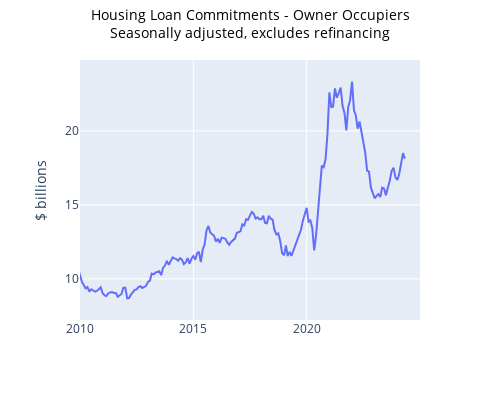

Notebook cell for this chart:
### Code cell
startDateExample = datetime(2010, 1, 1)
endDateExample = datetime(2024, 12, 31)
seriesToGraph = 'A108268693J'

graph_series_abs(seriesToGraph, dataSetLF, startDateExample, \
                 endDateExample,1, metaDataDict, graphTitle = 'Housing Loan Commitments - Owner Occupiers', \
                 graphSubtitle = 'Seasonally adjusted, excludes refinancing')

### Figure 1 — Plotly figure (JSON) as saved in the notebook; plotly's stock layout.template omitted (floating-point values rounded to 4 significant figures; data arrays with more than 128 entries replaced by an {"elided": "..."} marker saying what was removed)
{"data": [{"hovertemplate": "Date=%{x}<br>A108268693J=%{y}<extra></extra>", "legendgroup": "", "line": {"color": "#636efa", "dash": "solid"}, "marker": {"symbol": "circle"}, "mode": "lines", "name": "", "orientation": "v", "showlegend": false, "type": "scatter", "x": {"elided": "263 str values"}, "xaxis": "x", "y": {"elided": "263 float values"}, "yaxis": "y"}], "layout": {"height": 400, "hovermode": "x", "legend": {"tracegroupgap": 0}, "margin": {"t": 60}, "title": {"font": {"color": "black", "size": 14}, "text": "Housing Loan Commitments - Owner Occupiers<br>Seasonally adjusted, excludes refinancing", "x": 0.5, "y": 0.95}, "width": 500, "xaxis": {"anchor": "y", "domain": [0, 1], "range": ["2010-01-01T00:00:00", "2024-12-31T00:00:00"], "title": {"text": " "}, "type": "date"}, "yaxis": {"anchor": "x", "domain": [0, 1], "range": [7.22, 24.79], "title": {"text": "$ billions"}, "type": "linear"}}}
